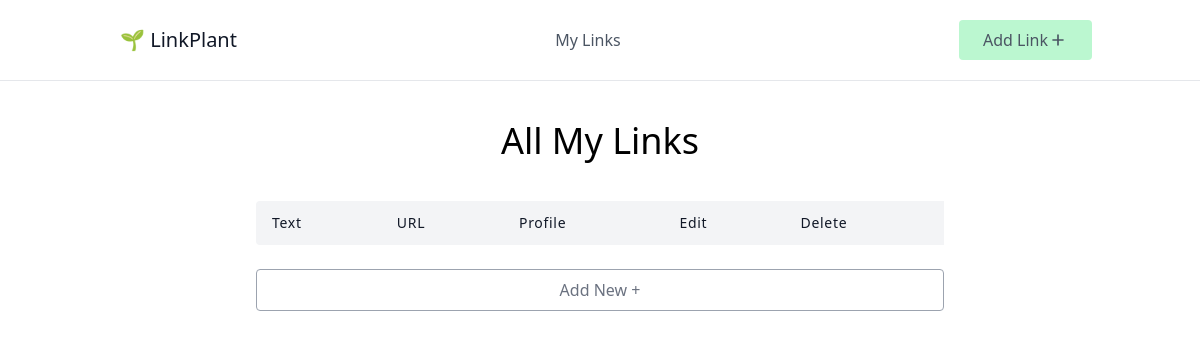
/, run on an earlier commit of the app's database.
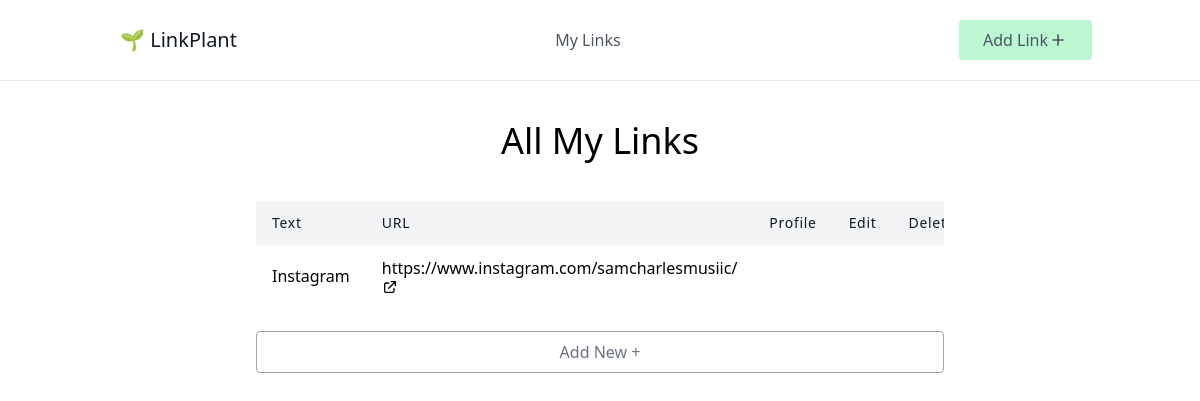
And on a later commit of the database.
### link_plant/models.py (models this page shows, shortened)
class Link(models.Model):
    text = models.CharField(max_length=100)
    url = models.URLField()
    profile = models.ForeignKey(Profile, on_delete=models.CASCADE, related_name='links') #related_name gör länkarna åtkomliga inom profilen, genom att typ skriva profile.links

### link_plant/views.py (the view)
# urls.py: path('', LinkListView.as_view(), name='link-list'),
class LinkListView(ListView):
    model = Link # What model we wanna grab info from

### link_plant/templates/link_plant/link_list.html (shortened to what this page needs)
{% extends 'link_plant/base.html' %}
{% block content %}
<h1 class="text-4xl text-center mb-10">All My Links</h1>
<div class="w-full mx-auto overflow-auto">
    <table class="table-auto w-full text-left whitespace-no-wrap">
        <thead>
            <tr>
                <th class="px-4 py-3 title-font tracking-wider font-medium text-gray-900 text-sm bg-gray-100 rounded-tl rounded-bl">Text</th>
                <th class="px-4 py-3 title-font tracking-wider font-medium text-gray-900 text-sm bg-gray-100">URL</th>
                <th class="px-4 py-3 title-font tracking-wider font-medium text-gray-900 text-sm bg-gray-100">Profile</th>
                <th class="px-4 py-3 title-font tracking-wider font-medium text-gray-900 text-sm bg-gray-100">Edit</th>
                <th class="px-4 py-3 title-font tracking-wider font-medium text-gray-900 text-sm bg-gray-100">Delete</th>
            </tr>
        </thead>
        <tbody>
            {% for link in object_list %}
            <tr>
                <td class="px-4 py-3">{{link.text}}</td>
                <td class="px-4 py-3">
                    <a href="{{link.url}}" target="_blank">
                        {{link.url}}
                        <svg xmlns="http://www.w3.org/2000/svg" class="h-4 w-4 inline" fill="none" viewBox="0 0 24 24" stroke="currentColor" stroke-width="2">
                        <path stroke-linecap="round" stroke-linejoin="round" d="M10 6H6a2 2 0 00-2 2v10a2 2 0 002 2h10a2 2 0 002-2v-4M14 4h6m0 0v6m0-6L10 14" />
                        </svg>
                    </a>
                </td>
            </tr>
        {% endfor %}
      </tbody>
    </table>
    <a href="{% url 'link-create' %}">
        <p class="mt-6 py-2 w-full border rounded border-gray-400 text-center text-gray-500 hover:cursor-pointer hover:bg-gray-100 hover:border-gray-500">
            Add New +
        </p>
    </a>
  </div>
{% endblock content %}

What changed in the data, as far as the page shows it:
added Link: text "Instagram", url "https://www.instagram.com/samcharlesmusiic/"
